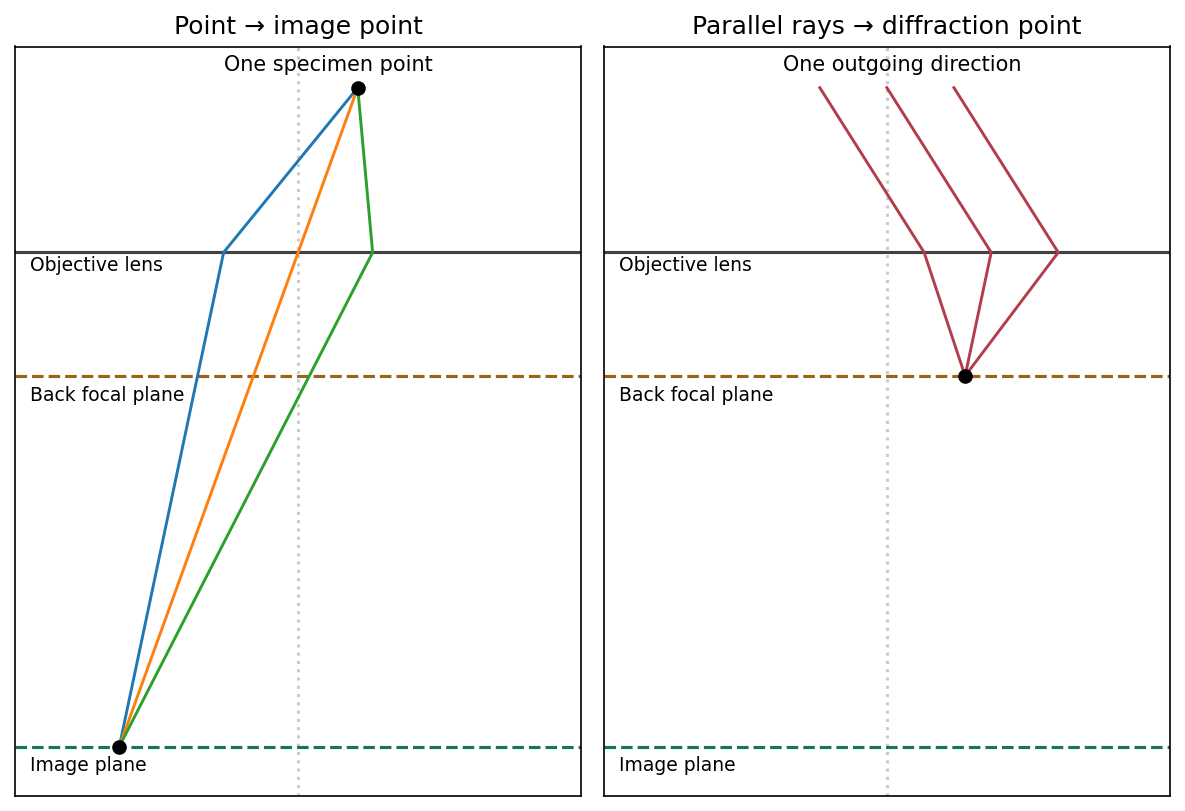

Reproduce this figure in Python.
"""Original explanatory diagram. Python 3.14; matplotlib 3.10, numpy 2.3. Run from the mirrored _media directory."""
from pathlib import Path
import numpy as np
import matplotlib
matplotlib.use('Agg')
import matplotlib.pyplot as plt
from matplotlib.patches import Rectangle, FancyArrowPatch, Circle
plt.rcParams.update({'font.size':10,'figure.facecolor':'white','axes.facecolor':'white'})

fig,axs=plt.subplots(1,2,figsize=(8,5.5),sharey=True)
for ax in axs:
 ax.axvline(0,color='.8',ls=':');ax.axhline(2,color='#424242');ax.axhline(3.5,color='#9d6218',ls='--');ax.axhline(8,color='#16784d',ls='--');ax.set(xlim=(-1.9,1.9),ylim=(8.6,-.5));ax.set_xticks([]);ax.set_yticks([])
 ax.text(-1.8,2.23,'Objective lens',fontsize=9);ax.text(-1.8,3.8,'Back focal plane',fontsize=9);ax.text(-1.8,8.3,'Image plane',fontsize=9)
# Ray propagation variable z points down the microscope.
for x in [-.5,0,.5]:
 si=(x-.4)/2;so=si-x/1.5
 axs[0].plot([.4,x,x+so*6],[0,2,8],lw=1.4)
axs[0].plot(.4,0,'ko');axs[0].plot(-1.2,8,'ko');axs[0].text(.2,-.2,'One specimen point',ha='center');axs[0].set_title('Point → image point')
for a in [-.45,0,.45]:
 slope=.35;x=a+2*slope;out=slope-x/1.5
 axs[1].plot([a,x,x+1.5*out],[0,2,3.5],color='#b33d4c',lw=1.4)
axs[1].plot(.525,3.5,'ko');axs[1].text(.1,-.2,'One outgoing direction',ha='center');axs[1].set_title('Parallel rays → diffraction point')
fig.tight_layout()

fig.savefig(Path(__file__).with_suffix('.png').name,dpi=150,facecolor='white',bbox_inches='tight');plt.close(fig)
